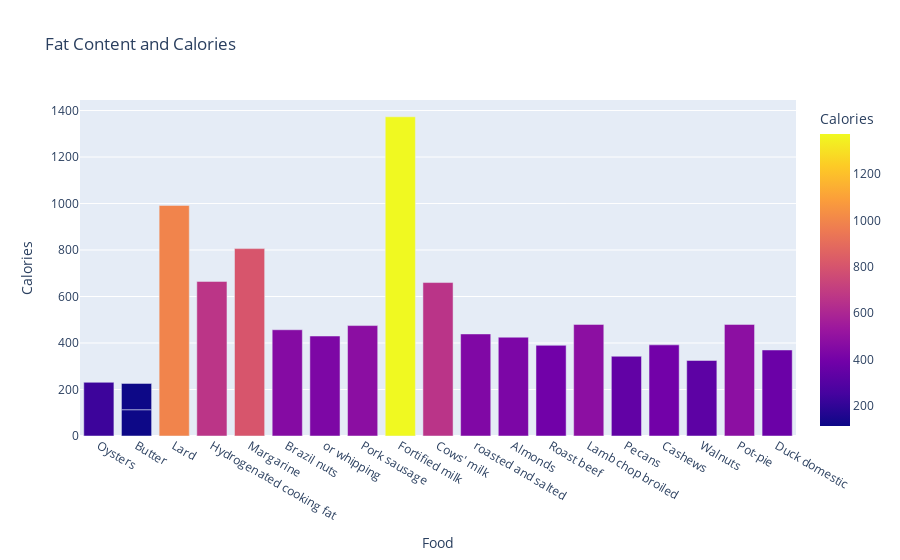

Notebook cell for this chart:
### Markdown cell above
## Fat Content:

Normally, fat sources are often looked down upon. But, a certain amount of fat is required for a healthy gut.
Let's look at some fatty foods.

### Code cell
fats= nutrients.sort_values(by='Fat', ascending= False)
top_20_fat=fats.head(20)
fig = px.bar(top_20_fat, x='Food', y='Calories', color='Calories', title=' Fat Content and Calories')
fig.show()

### Figure 1 — Plotly figure (JSON) as saved in the notebook; plotly's stock layout.template omitted (floating-point values rounded to 4 significant figures)
{"data": [{"alignmentgroup": "True", "hovertemplate": "Food=%{x}<br>Calories=%{marker.color}<extra></extra>", "legendgroup": "", "marker": {"color": [231, 113, 113, 992, 665, 806, 457, 430, 475, 1373, 660, 439, 425, 390, 480, 343, 392, 325, 480, 370], "coloraxis": "coloraxis", "pattern": {"shape": ""}}, "name": "", "offsetgroup": "", "orientation": "v", "showlegend": false, "textposition": "auto", "type": "bar", "x": ["Oysters", "Butter", "Butter", "Lard", "Hydrogenated cooking fat", "Margarine", "Brazil nuts", "or whipping", "Pork sausage", "Fortified milk", "Cows' milk", "roasted and salted", "Almonds", "Roast beef", "Lamb chop broiled", "Pecans", "Cashews", "Walnuts", "Pot-pie", "Duck domestic"], "xaxis": "x", "y": [231, 113, 113, 992, 665, 806, 457, 430, 475, 1373, 660, 439, 425, 390, 480, 343, 392, 325, 480, 370], "yaxis": "y"}], "layout": {"barmode": "relative", "coloraxis": {"colorbar": {"title": {"text": "Calories"}}, "colorscale": [[0, "#0d0887"], [0.1111, "#46039f"], [0.2222, "#7201a8"], [0.3333, "#9c179e"], [0.4444, "#bd3786"], [0.5556, "#d8576b"], [0.6667, "#ed7953"], [0.7778, "#fb9f3a"], [0.8889, "#fdca26"], [1, "#f0f921"]]}, "legend": {"tracegroupgap": 0}, "title": {"text": " Fat Content and Calories"}, "xaxis": {"anchor": "y", "domain": [0, 1], "title": {"text": "Food"}}, "yaxis": {"anchor": "x", "domain": [0, 1], "title": {"text": "Calories"}}}}
